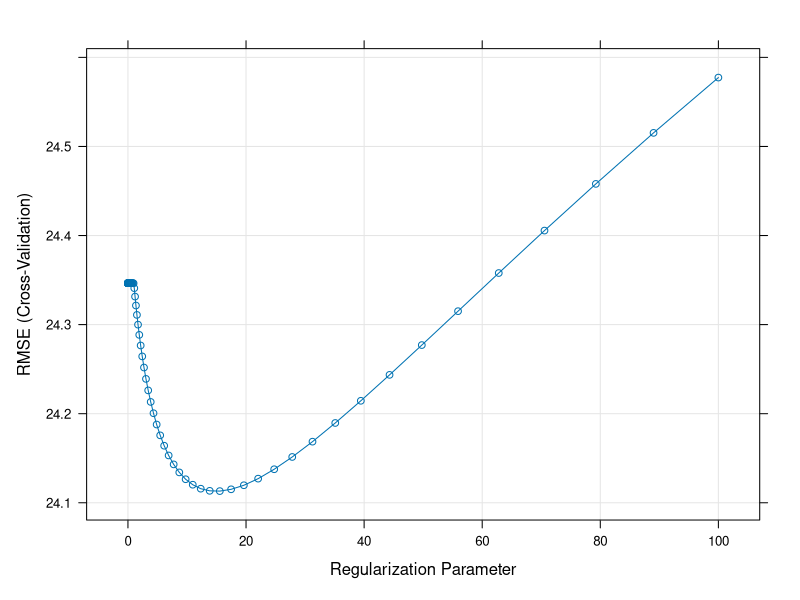
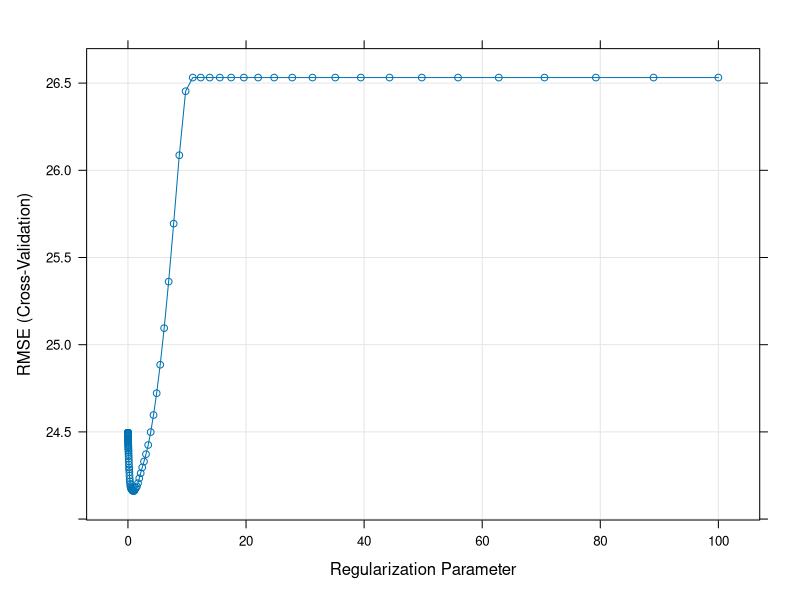
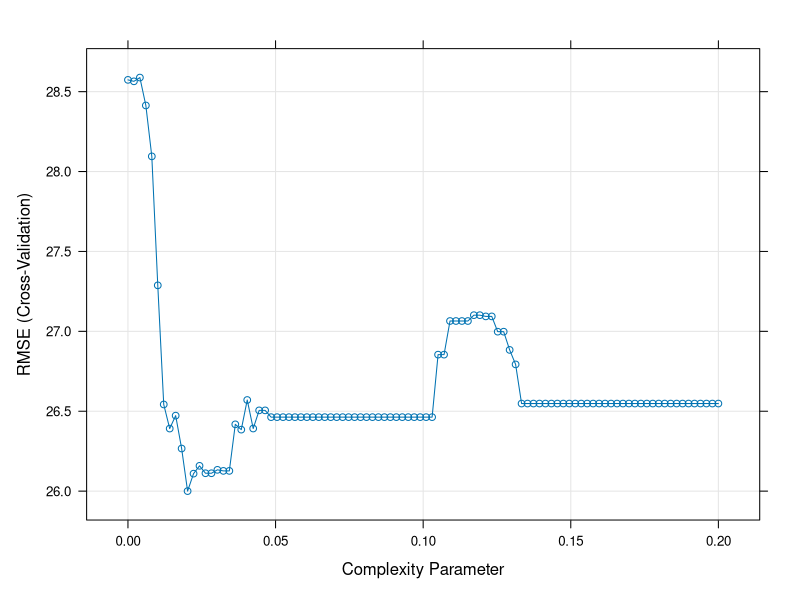
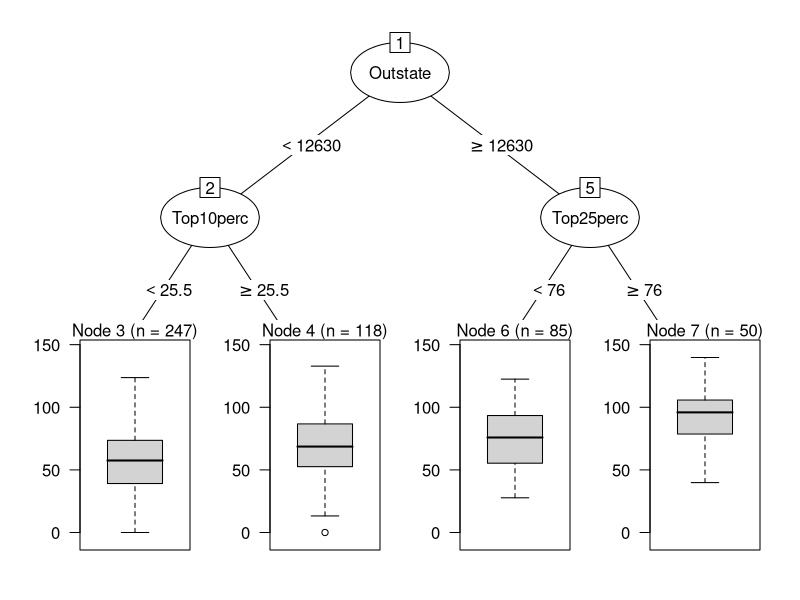
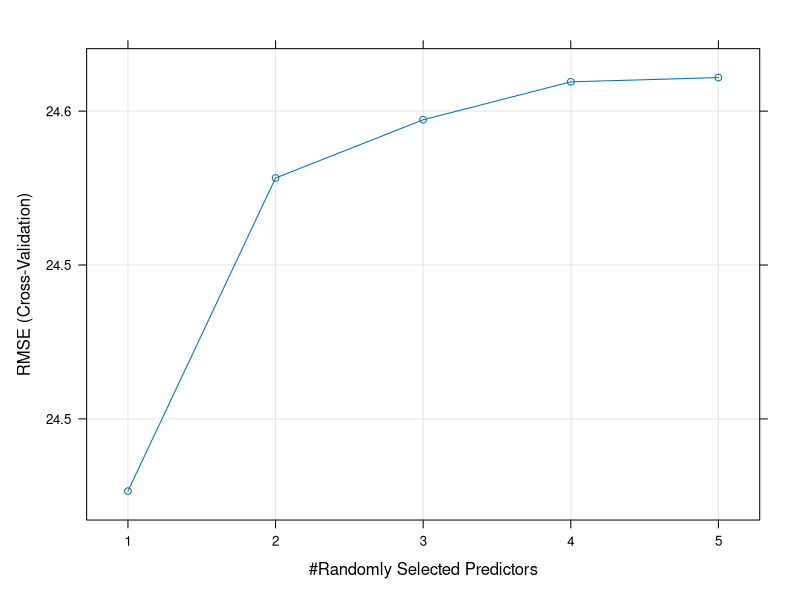

These charts were generated, in order, by the following R code:
## ---- chunk 1
knitr::opts_chunk$set(comment = NA, 
                      fig.width = 6, 
                      fig.height = 6,
                      fig.align = 'center',
                      echo = FALSE, 
                      eval = FALSE, 
                      warning = FALSE,
                      message = FALSE)

options(digits = 3)

set.seed(100)
## ---- chunk 2
# Load datasets locally
library(tidyverse)
college_train <- read_csv("1_Data/college_train.csv")
college_test <- read_csv("1_Data/college_test.csv")
house_train <- read_csv("1_Data/house_train.csv")
house_test <- read_csv("1_Data/house_test.csv")
## ---- chunk 3
# Load packages necessary for this script
library(tidyverse)
library(caret)
library(party)
library(partykit)
## ---- chunk 4
# Read college data
college_train <- read_csv(file = "1_Data/college_train.csv")
college_test <- read_csv(file = "1_Data/college_test.csv")

# Convert all character features to factor
college_train <- college_train %>%
  mutate_if(is.character, factor) 
college_test <- college_test %>%
          mutate_if(is.character, factor)
## ---- chunk 5
# Use 10-fold cross validation
ctrl_cv <- trainControl(method = "cv", 
                        number = 10) 
## ---- chunk 6
# Standard regression 
graduation_glm <- train(form = Grad.Rate ~ .,
                   data = college_train,
                   method = "glm",
                   trControl = ctrl_cv)
## ---- chunk 7
# Show final model
graduation_glm$finalModel
## ---- chunk 8
# Vector of lambda values to try
lambda_vec <- 10 ^ (seq(-3, 2, length = 100))
## ---- chunk 9
# Ridge regression
graduation_ridge <- train(form = Grad.Rate ~ .,
                          data = college_train,
                          method = "glmnet",
                          trControl = ctrl_cv,
                          preProcess = c("center", "scale"),    # Standardise
                          tuneGrid = data.frame(alpha = 0,      # Ridge penalty
                                                lambda = lambda_vec)) # Penalty weight

## ---- chunk 10
graduation_ridge
## ---- chunk 11
plot(graduation_ridge)
## ---- chunk 12
# Get coefficients from best lambda value
coef(graduation_ridge$finalModel, 
     graduation_ridge$bestTune$lambda)
## ---- chunk 13
# Actually the look quite different! The reason why is that we have changed the scale using preProcess

# If you want the coefficients on the original scale, you'd need to convert them, or run your training again without any processing. However, this can lead to problems finding the optimal Lambda value...
## ---- chunk 14
# Save fitted value
glm_fit <- predict(graduation_glm)
## ---- chunk 15
# Lasso regression 
graduation_lasso <- train(form = Grad.Rate ~ .,
                          data = college_train,
                          method = "glmnet",
                          trControl = ctrl_cv,
                          preProcess = c("center", "scale"),    # Standardise
                          tuneGrid = data.frame(alpha = 1,     # Lasso penalty
                                                 lambda = lambda_vec))
## ---- chunk 16
graduation_lasso
## ---- chunk 17
plot(graduation_lasso)
## ---- chunk 18
# Get coefficients from best lambda value
coef(graduation_lasso$finalModel, 
     graduation_lasso$bestTune$lambda)
## ---- chunk 19
# Yep!

# I see that many features are now removed!
## ---- chunk 20
# store criteria
criterion_train <- college_train$Grad.Rate
criterion_test <- college_test$Grad.Rate
## ---- chunk 21
# store fitted values
glm_fit <- predict(graduation_glm)
ridge_fit <- predict(graduation_ridge)
lasso_fit <- predict(graduation_lasso)
## ---- chunk 22
# evaluate fit
postResample(pred = glm_fit, obs = criterion_train)
postResample(pred = ridge_fit, obs = criterion_train)
postResample(pred = lasso_fit, obs = criterion_train)
## ---- chunk 23
# store predicted values
glm_pred <- predict(graduation_glm, newdata = college_test)
ridge_pred <- predict(graduation_ridge, newdata = college_test)
lasso_pred <- predict(graduation_lasso, newdata = college_test)
## ---- chunk 24
# evaluate fit
postResample(pred = glm_pred, obs = criterion_test)
postResample(pred = ridge_pred, obs = criterion_test)
postResample(pred = lasso_pred, obs = criterion_test)
## ---- chunk 25
# Determine possible values for cp
cp_vec <- seq(from = 0, to = .2, length = 100)
## ---- chunk 26
# Decision tree
graduation_rpart <- train(form = Grad.Rate ~ .,
                  data = college_train,
                  method = "rpart",
                  trControl = ctrl_cv,
                  tuneGrid = data.frame(cp = cp_vec))
## ---- chunk 27
graduation_rpart
## ---- chunk 28
plot(graduation_rpart)
## ---- chunk 29
# Visualise your trees
plot(as.party(graduation_rpart$finalModel)) 
## ---- chunk 30
# mtry candidates
mtry_vec <- 1:5
## ---- chunk 31
# Random forest
graduation_rf <- train(form = Grad.Rate ~ .,
                   data = college_train,
                   method = "rf",
                   trControl = ctrl_cv,
                   tuneGrid = data.frame(mtry = mtry_vec))
## ---- chunk 32
graduation_rf
## ---- chunk 33
plot(graduation_rf)
## ---- chunk 34
# store fitted values
rpart_fit <- predict(graduation_rpart)
rf_fit <- predict(graduation_rf)
## ---- chunk 35
# evaluate fit
postResample(pred = rpart_fit, obs = criterion_train)
postResample(pred = rf_fit, obs = criterion_train)
## ---- chunk 36
# store predicted values
rpart_pred <- predict(graduation_rpart, newdata = college_test)
rf_pred <- predict(graduation_rf, newdata = college_test)
## ---- chunk 37
# evaluate fit
postResample(pred = rpart_pred, obs = criterion_test)
postResample(pred = rf_pred, obs = criterion_test)
## ---- chunk 38
library(tidyverse)
library(ggthemes)
